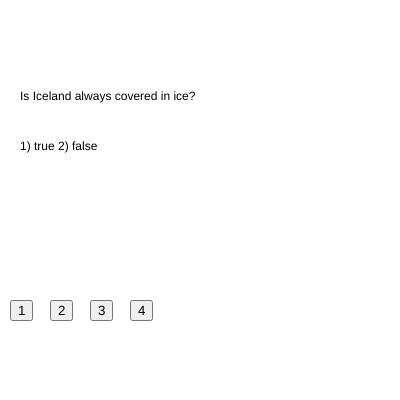
Frame 1 (no input)
Frame 60 (no input): identical to frame 1, image omitted
Frame 120 (the mouse pressed at the canvas centre since frame 60): identical to frame 1, image omitted

The p5.js sketch that drew this single still picture (run headless with seeded random() and noise() and a simulated clock; from frame 60 on, the mouse is pressed at the canvas centre):

// p5.js sketch
// ── sketch.js
var questions = ["Is Iceland always covered in ice?","What ocean lies east of the US?"];//questions
var options = ["1) true 2) false","1) Pacific 2) Eastern 3) Indian 4) Atlantic"];//answer options
var answers = [1,3];//correct answer choices

var buttons = [];

var currentOption = -1;//waiting for person to interact

var currentQuestion = 0;

var answerText = "";

var startTimer = false;
var prevMillis = 0;
var interval = 5000;

function setup() {
  // put setup code here
  createCanvas(400,400);

  buttons[0] = createButton("1");
  buttons[0].position(10,300);
  buttons[0].mousePressed(function(){
    currentOption = 0
  });//end of mousePressed

  buttons[1] = createButton("2");
  buttons[1].position(50,300);
  buttons[1].mousePressed(function(){
    currentOption = 1
  });//end of mousePressed

  buttons[2] = createButton("3");
  buttons[2].position(90,300);
  buttons[2].mousePressed(function(){
    currentOption = 2
  });//end of mousePressed


  buttons[3] = createButton("4");
  buttons[3].position(130,300);
  buttons[3].mousePressed(function(){
    currentOption = 3
  });//end of mousePressed


}//end setup

function draw() {
  // put drawing code here
   background(255);
   text(questions[currentQuestion],20,100);
   text(options[currentQuestion],20,150);



if(startTimer == true){
  text(answerText, 20, 200);
  if(millis()-prevMillis > interval){
    prevMillis = millis();
    startTimer = false;//after 5 seconds, will hide text and stop timer from running
    console.log("Timer ended");
  }//end of timer
}//end of startTimer == true

//if currentOption is NOT equal to -1
if(currentOption != -1){
  if(currentOption == answers[currentQuestion]){
  console.log("correct");
  answerText = "correct";
  currentQuestion = currentQuestion + 1;//if correct, go to next image

if(currentQuestion == questions.length){
  currentQuestion = 0;
}//end second condition, questions.length counts how many items are in the questions array (2 items)
//if currentQuestion == 2

}else{
  console.log("incorrect");
  answerText = "incorrect";
}//end of checking if answer correct/incorrect


//reset to inactive state
  currentOption = -1;
startTimer = true;
prevMillis = millis();

}//end of currentOption != -1, != means not equal


}//end draw
